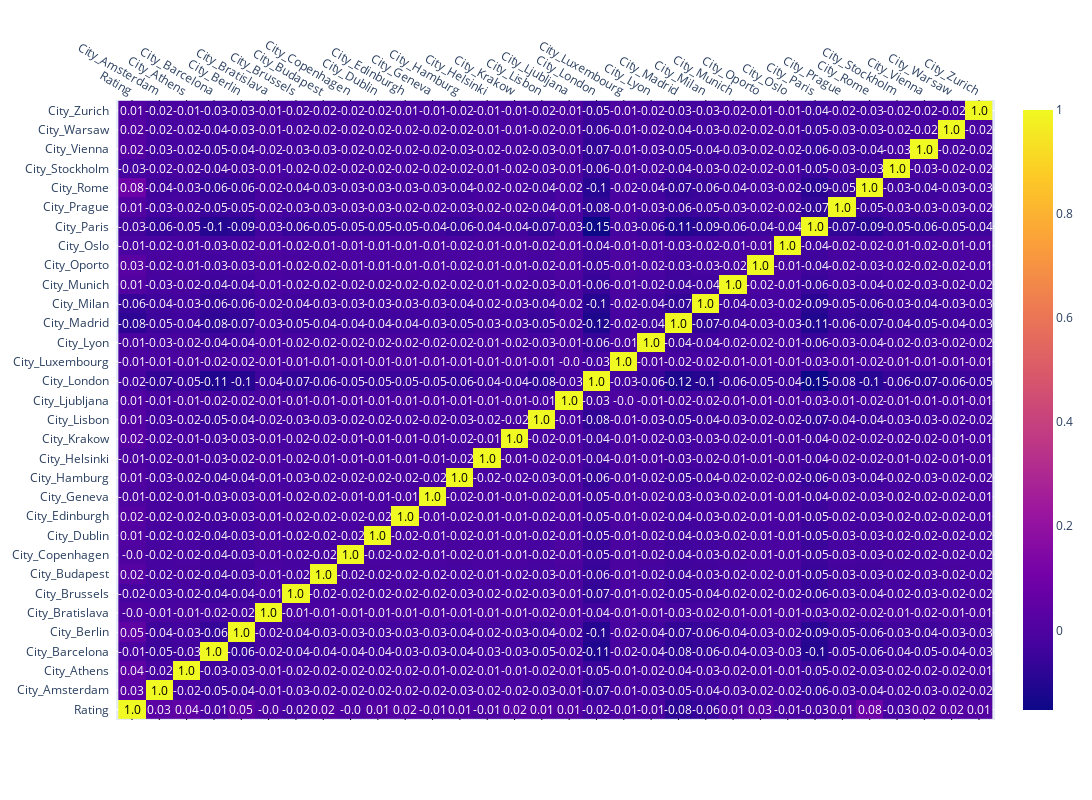

Notebook code for this chart:
### Code cell
df_rat_by_city = df.loc[:, ['Rating', 'City_Amsterdam','City_Athens','City_Barcelona','City_Berlin',
                            'City_Bratislava','City_Brussels','City_Budapest','City_Copenhagen',
                            'City_Dublin','City_Edinburgh','City_Geneva','City_Hamburg','City_Helsinki',
                            'City_Krakow','City_Lisbon','City_Ljubljana','City_London','City_Luxembourg',
                            'City_Lyon','City_Madrid','City_Milan','City_Munich','City_Oporto','City_Oslo',
                            'City_Paris','City_Prague','City_Rome' ,'City_Stockholm' ,'City_Vienna' ,
                            'City_Warsaw' ,'City_Zurich']] 
data = df_rat_by_city.copy()
corrs = data.corr()
corrs.columns
figure = ff.create_annotated_heatmap(
    z=corrs.values,
    x=list(corrs.columns),
    y=list(corrs.index),
    annotation_text=corrs.round(2).values,
    showscale=True)
figure.update_layout(
    autosize=False,
    width=1200,
    height=800,)
figure.show()
